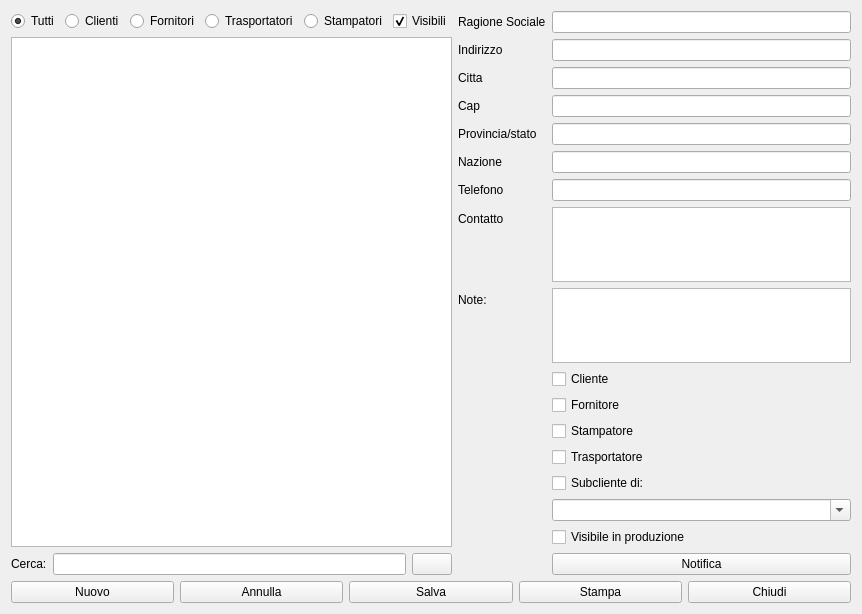
<?xml version="1.0" encoding="UTF-8"?>
<ui version="4.0">
 <class>HUtenti</class>
 <widget class="QWidget" name="HUtenti">
  <property name="windowModality">
   <enum>Qt::NonModal</enum>
  </property>
  <property name="geometry">
   <rect>
    <x>0</x>
    <y>0</y>
    <width>862</width>
    <height>614</height>
   </rect>
  </property>
  <property name="windowTitle">
   <string>Anagrafica</string>
  </property>
  <property name="windowIcon">
   <iconset resource="icons.qrc">
    <normaloff>:/Resources/Users64.png</normaloff>:/Resources/Users64.png</iconset>
  </property>
  <layout class="QVBoxLayout" name="verticalLayout_2">
   <item>
    <layout class="QHBoxLayout" name="horizontalLayout_4">
     <item>
      <layout class="QVBoxLayout" name="verticalLayout">
       <item>
        <layout class="QHBoxLayout" name="horizontalLayout_3">
         <item>
          <widget class="QRadioButton" name="rbAll">
           <property name="text">
            <string>Tutti</string>
           </property>
           <property name="checked">
            <bool>true</bool>
           </property>
          </widget>
         </item>
         <item>
          <widget class="QRadioButton" name="rbClients">
           <property name="text">
            <string>Clienti</string>
           </property>
          </widget>
         </item>
         <item>
          <widget class="QRadioButton" name="rbSuppliers">
           <property name="text">
            <string>Fornitori</string>
           </property>
          </widget>
         </item>
         <item>
          <widget class="QRadioButton" name="rbTrasports">
           <property name="text">
            <string>Trasportatori</string>
           </property>
          </widget>
         </item>
         <item>
          <widget class="QRadioButton" name="rbGraphics">
           <property name="text">
            <string>Stampatori</string>
           </property>
          </widget>
         </item>
         <item>
          <widget class="QCheckBox" name="cbVisible_2">
           <property name="text">
            <string>Visibili</string>
           </property>
           <property name="checked">
            <bool>true</bool>
           </property>
          </widget>
         </item>
        </layout>
       </item>
       <item>
        <widget class="QListView" name="lvUtenti">
         <property name="editTriggers">
          <set>QAbstractItemView::NoEditTriggers</set>
         </property>
         <property name="alternatingRowColors">
          <bool>true</bool>
         </property>
         <property name="selectionBehavior">
          <enum>QAbstractItemView::SelectRows</enum>
         </property>
         <property name="selectionRectVisible">
          <bool>false</bool>
         </property>
        </widget>
       </item>
       <item>
        <layout class="QHBoxLayout" name="horizontalLayout">
         <item>
          <widget class="QLabel" name="label">
           <property name="text">
            <string>Cerca:</string>
           </property>
          </widget>
         </item>
         <item>
          <widget class="QLineEdit" name="lsearch">
           <property name="clearButtonEnabled">
            <bool>false</bool>
           </property>
          </widget>
         </item>
         <item>
          <widget class="QPushButton" name="pushButton_6">
           <property name="text">
            <string/>
           </property>
           <property name="icon">
            <iconset resource="icons.qrc">
             <normaloff>:/Resources/Arrow-turn-left64.png</normaloff>:/Resources/Arrow-turn-left64.png</iconset>
           </property>
          </widget>
         </item>
        </layout>
       </item>
      </layout>
     </item>
     <item>
      <layout class="QFormLayout" name="formLayout">
       <property name="fieldGrowthPolicy">
        <enum>QFormLayout::AllNonFixedFieldsGrow</enum>
       </property>
       <item row="0" column="0">
        <widget class="QLabel" name="label_2">
         <property name="text">
          <string>Ragione Sociale</string>
         </property>
        </widget>
       </item>
       <item row="0" column="1">
        <widget class="QLineEdit" name="lragsoc"/>
       </item>
       <item row="1" column="0">
        <widget class="QLabel" name="label_3">
         <property name="text">
          <string>Indirizzo</string>
         </property>
        </widget>
       </item>
       <item row="1" column="1">
        <widget class="QLineEdit" name="lind"/>
       </item>
       <item row="3" column="0">
        <widget class="QLabel" name="label_4">
         <property name="text">
          <string>Citta</string>
         </property>
        </widget>
       </item>
       <item row="3" column="1">
        <widget class="QLineEdit" name="lcap"/>
       </item>
       <item row="4" column="0">
        <widget class="QLabel" name="label_5">
         <property name="text">
          <string>Cap</string>
         </property>
        </widget>
       </item>
       <item row="4" column="1">
        <widget class="QLineEdit" name="lcit"/>
       </item>
       <item row="5" column="0">
        <widget class="QLabel" name="label_7">
         <property name="text">
          <string>Provincia/stato</string>
         </property>
        </widget>
       </item>
       <item row="5" column="1">
        <widget class="QLineEdit" name="lpro"/>
       </item>
       <item row="6" column="0">
        <widget class="QLabel" name="label_6">
         <property name="text">
          <string>Nazione</string>
         </property>
        </widget>
       </item>
       <item row="6" column="1">
        <widget class="QLineEdit" name="lnaz"/>
       </item>
       <item row="7" column="0">
        <widget class="QLabel" name="label_8">
         <property name="text">
          <string>Telefono</string>
         </property>
        </widget>
       </item>
       <item row="7" column="1">
        <widget class="QLineEdit" name="ltel"/>
       </item>
       <item row="8" column="0">
        <widget class="QLabel" name="label_9">
         <property name="text">
          <string>Contatto</string>
         </property>
        </widget>
       </item>
       <item row="8" column="1">
        <widget class="QTextEdit" name="tcon"/>
       </item>
       <item row="9" column="0">
        <widget class="QLabel" name="label_10">
         <property name="text">
          <string>Note:</string>
         </property>
        </widget>
       </item>
       <item row="9" column="1">
        <widget class="QTextBrowser" name="tnote">
         <property name="readOnly">
          <bool>false</bool>
         </property>
        </widget>
       </item>
       <item row="10" column="1">
        <widget class="QCheckBox" name="cbcli">
         <property name="text">
          <string>Cliente</string>
         </property>
        </widget>
       </item>
       <item row="13" column="1">
        <widget class="QCheckBox" name="cbtra">
         <property name="text">
          <string>Trasportatore</string>
         </property>
        </widget>
       </item>
       <item row="17" column="1">
        <widget class="QComboBox" name="cbxMasterCli">
         <property name="enabled">
          <bool>true</bool>
         </property>
         <property name="editable">
          <bool>true</bool>
         </property>
         <property name="insertPolicy">
          <enum>QComboBox::NoInsert</enum>
         </property>
        </widget>
       </item>
       <item row="19" column="1">
        <widget class="QPushButton" name="pushButton_5">
         <property name="text">
          <string>Notifica</string>
         </property>
         <property name="icon">
          <iconset resource="icons.qrc">
           <normaloff>:/Resources/Chat.PNG</normaloff>:/Resources/Chat.PNG</iconset>
         </property>
        </widget>
       </item>
       <item row="15" column="1">
        <widget class="QCheckBox" name="cbsub">
         <property name="text">
          <string>Subcliente di:</string>
         </property>
        </widget>
       </item>
       <item row="18" column="1">
        <widget class="QCheckBox" name="cbVisible">
         <property name="text">
          <string>Visibile in produzione</string>
         </property>
        </widget>
       </item>
       <item row="11" column="1">
        <widget class="QCheckBox" name="cbfor">
         <property name="text">
          <string>Fornitore</string>
         </property>
        </widget>
       </item>
       <item row="12" column="1">
        <widget class="QCheckBox" name="cbStamp">
         <property name="text">
          <string>Stampatore</string>
         </property>
        </widget>
       </item>
      </layout>
     </item>
    </layout>
   </item>
   <item>
    <layout class="QHBoxLayout" name="horizontalLayout_2">
     <item>
      <widget class="QPushButton" name="pushButton">
       <property name="text">
        <string>Nuovo</string>
       </property>
       <property name="icon">
        <iconset resource="icons.qrc">
         <normaloff>:/Resources/Plus.PNG</normaloff>:/Resources/Plus.PNG</iconset>
       </property>
       <property name="iconSize">
        <size>
         <width>32</width>
         <height>32</height>
        </size>
       </property>
      </widget>
     </item>
     <item>
      <widget class="QPushButton" name="pushButton_2">
       <property name="text">
        <string>Annulla</string>
       </property>
       <property name="icon">
        <iconset resource="icons.qrc">
         <normaloff>:/Resources/Banned-Sign.PNG</normaloff>:/Resources/Banned-Sign.PNG</iconset>
       </property>
       <property name="iconSize">
        <size>
         <width>32</width>
         <height>32</height>
        </size>
       </property>
      </widget>
     </item>
     <item>
      <widget class="QPushButton" name="pushButton_3">
       <property name="text">
        <string>Salva</string>
       </property>
       <property name="icon">
        <iconset resource="icons.qrc">
         <normaloff>:/Resources/save-icon.png</normaloff>:/Resources/save-icon.png</iconset>
       </property>
       <property name="iconSize">
        <size>
         <width>32</width>
         <height>32</height>
        </size>
       </property>
      </widget>
     </item>
     <item>
      <widget class="QPushButton" name="pbPrint">
       <property name="text">
        <string>Stampa</string>
       </property>
       <property name="icon">
        <iconset resource="icons.qrc">
         <normaloff>:/Resources/Printer-icon.png</normaloff>:/Resources/Printer-icon.png</iconset>
       </property>
       <property name="iconSize">
        <size>
         <width>32</width>
         <height>32</height>
        </size>
       </property>
      </widget>
     </item>
     <item>
      <widget class="QPushButton" name="pushButton_4">
       <property name="text">
        <string>Chiudi</string>
       </property>
       <property name="icon">
        <iconset resource="icons.qrc">
         <normaloff>:/Resources/Actions-window-close-icon.png</normaloff>:/Resources/Actions-window-close-icon.png</iconset>
       </property>
       <property name="iconSize">
        <size>
         <width>32</width>
         <height>32</height>
        </size>
       </property>
      </widget>
     </item>
    </layout>
   </item>
  </layout>
 </widget>
 <resources>
  <include location="icons.qrc"/>
 </resources>
 <connections>
  <connection>
   <sender>pushButton_4</sender>
   <signal>clicked()</signal>
   <receiver>HUtenti</receiver>
   <slot>close()</slot>
   <hints>
    <hint type="sourcelabel">
     <x>829</x>
     <y>516</y>
    </hint>
    <hint type="destinationlabel">
     <x>823</x>
     <y>533</y>
    </hint>
   </hints>
  </connection>
 </connections>
</ui>
